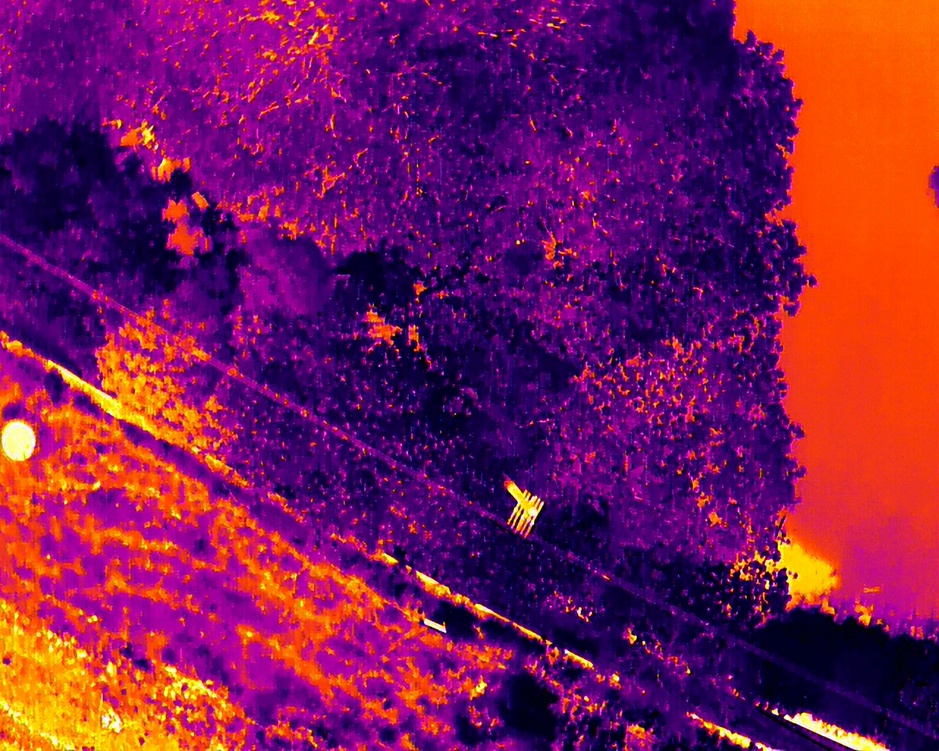
#> input picture 红外/3.JPG, 939 x 751 px, shrunk from 1280 x 1024 before the run, given in place of 3.jpeg, which was not available
$ python '00水面分割.py'
#> lines starting #> are read from the running program, lines starting #| are printed output that depends on the picture; after the words box and inside, x2 and y2 are one past the last pixel; in counts of white or black regions, pixels touching at a corner belong together; pictures that were not available may be replaced by others from this repository, and a replacement may not be noted
import cv2
import numpy as np

# 读取图像
image = cv2.imread('../pixel_to_gen_img/3.jpeg')
#> image is the input picture: shape (751, 939, 3); mean B, G, R 83.7, 25.9, 123

# 灰度化和高斯模糊
gray = cv2.cvtColor(image, cv2.COLOR_BGR2GRAY)
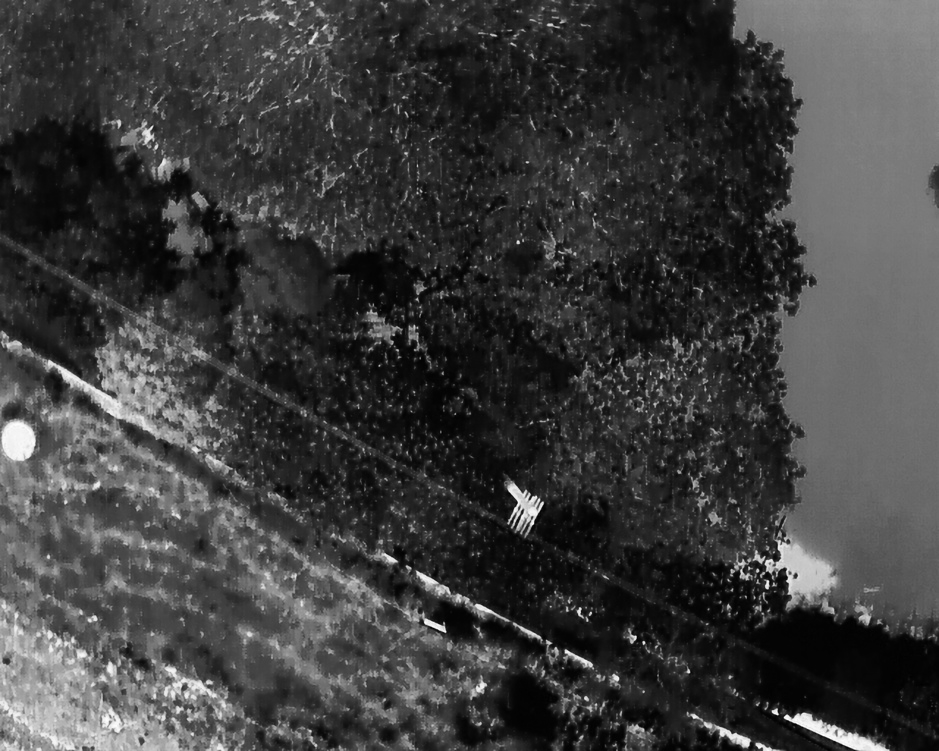
#> gray: shape (751, 939); min 0, max 254, mean 61.5
blurred = cv2.GaussianBlur(gray, (5, 5), 0)

# 边缘检测
edges = cv2.Canny(blurred, 50, 150)
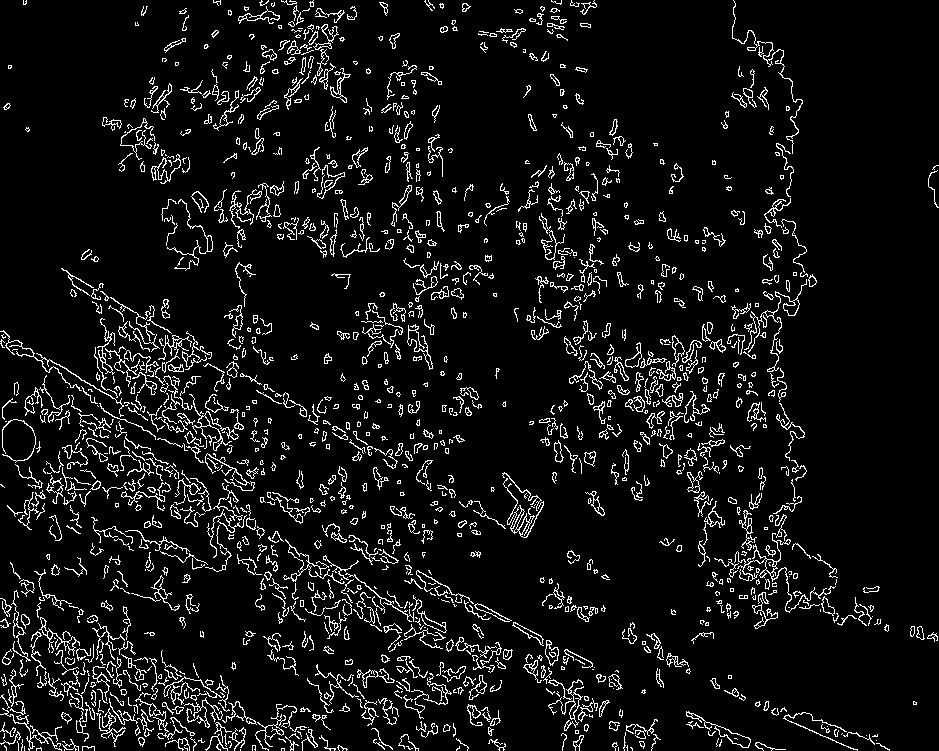
#> edges: shape (751, 939); 7.3% white in thin lines or dots

# 颜色空间转换和阈值分割
hsv = cv2.cvtColor(image, cv2.COLOR_BGR2HSV)
#> hsv: shape (751, 939, 3); mean H, S, V 113.7, 242.2, 145
lower_blue = np.array([90, 50, 50])
upper_blue = np.array([130, 255, 255])
mask = cv2.inRange(hsv, lower_blue, upper_blue)
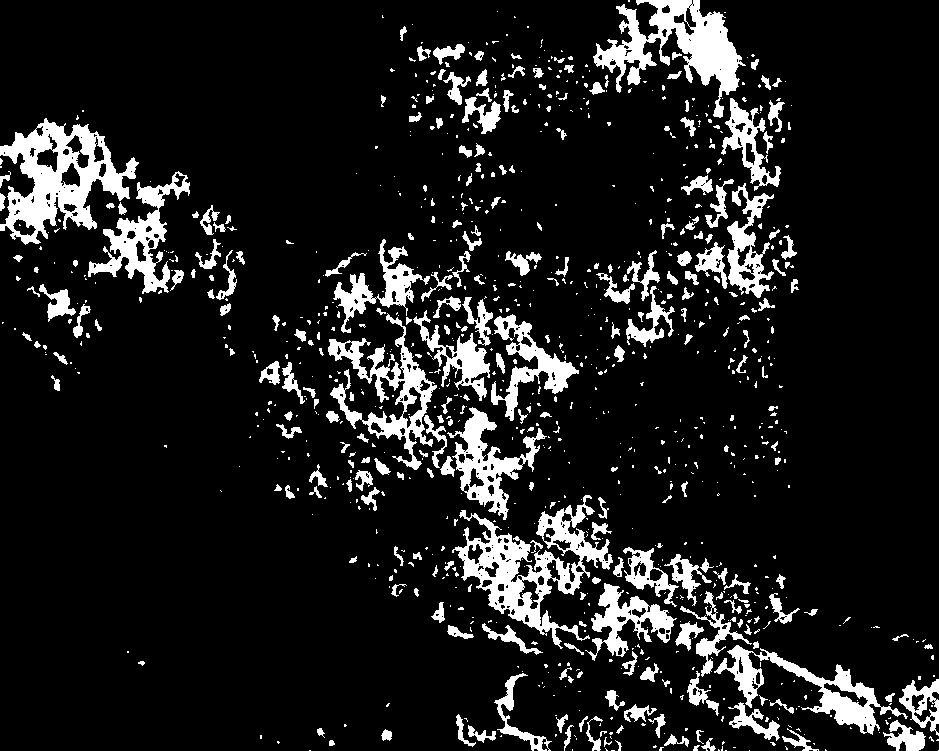
#> mask: shape (751, 939); 11.8% white; 971 white regions (696 under 20 px), largest, box (x1, y1, x2, y2) and area: (0, 118, 139, 245) 7483, (452, 495, 613, 649) 7354, (593, 0, 746, 118) 6585

# 形态学操作
kernel = cv2.getStructuringElement(cv2.MORPH_RECT, (5, 5))
mask = cv2.morphologyEx(mask, cv2.MORPH_CLOSE, kernel)
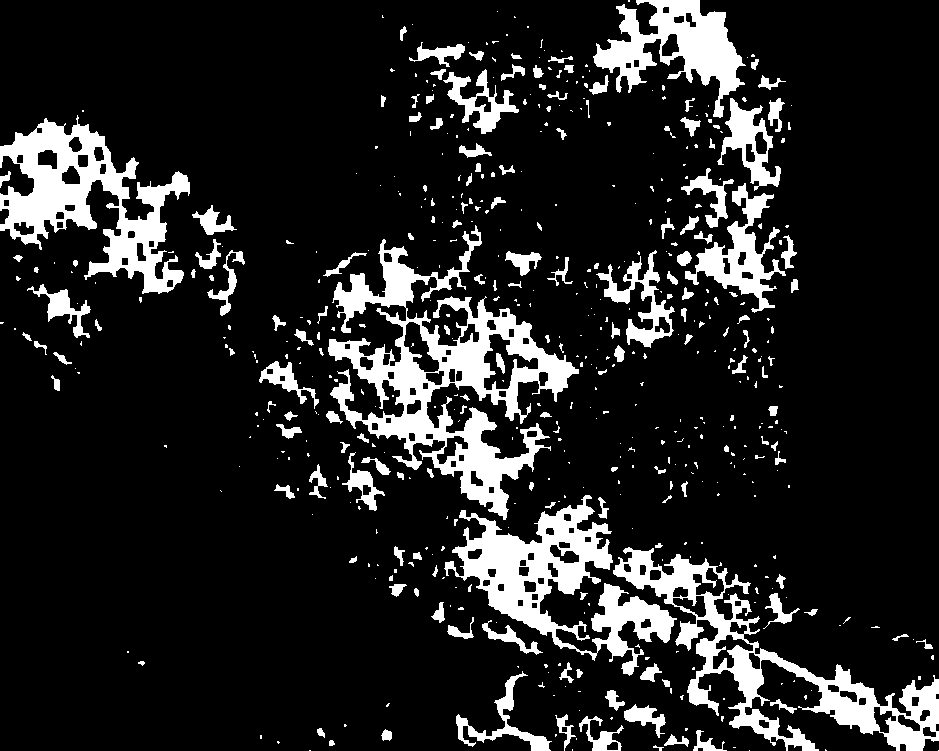
#> mask: shape (751, 939); 14.2% white; 543 white regions (371 under 20 px)

# 轮廓检测
contours, _ = cv2.findContours(mask, cv2.RETR_EXTERNAL, cv2.CHAIN_APPROX_SIMPLE)
#> contours = 540 contours, 416 with area under 20; largest, box (x1, y1, x2, y2) and area: (328, 225, 579, 520) 23906, (613, 547, 939, 751) 15494, (0, 115, 190, 294) 13888, (444, 495, 677, 676) 13487, (593, 0, 746, 118) 7504

# 绘制轮廓
cv2.drawContours(image, contours, -1, (0, 255, 0), 2)
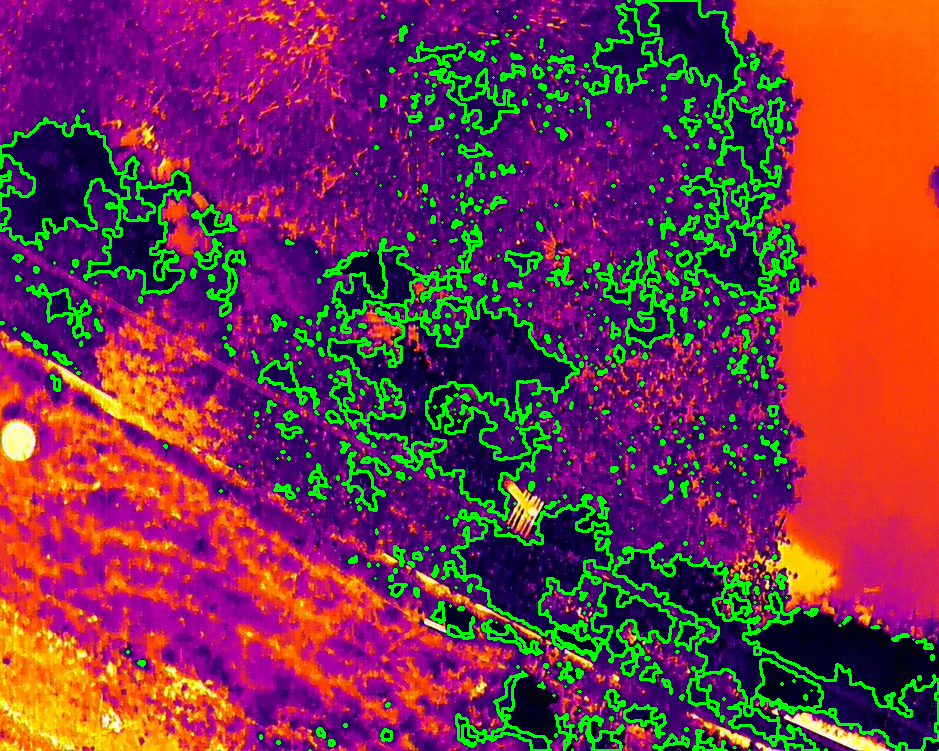
#> image: shape (751, 939, 3); 10.04% of pixels changed, all inside (x1, y1, x2, y2) = (0, 0, 939, 751)
cv2.imwrite("../pixel_to_gen_img/water_3.jpeg",image)
# # 显示结果
# cv2.imshow('Detected Water', image)
# cv2.waitKey(0)
# cv2.destroyAllWindows()
#> (the run stopped early here; a loop or call above may not have finished)
